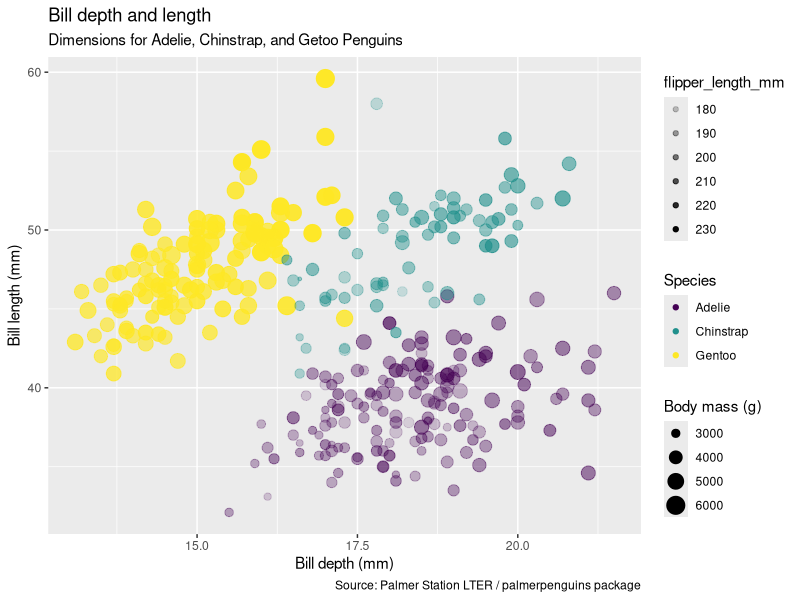
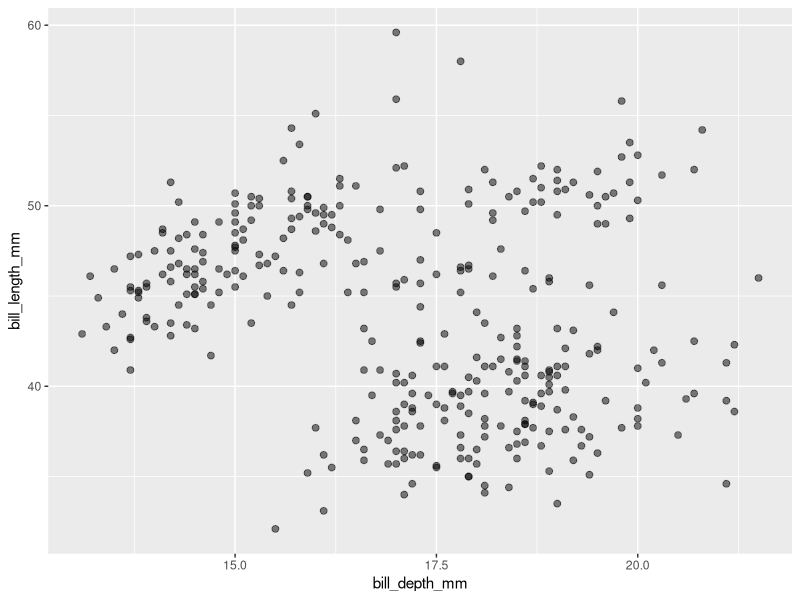
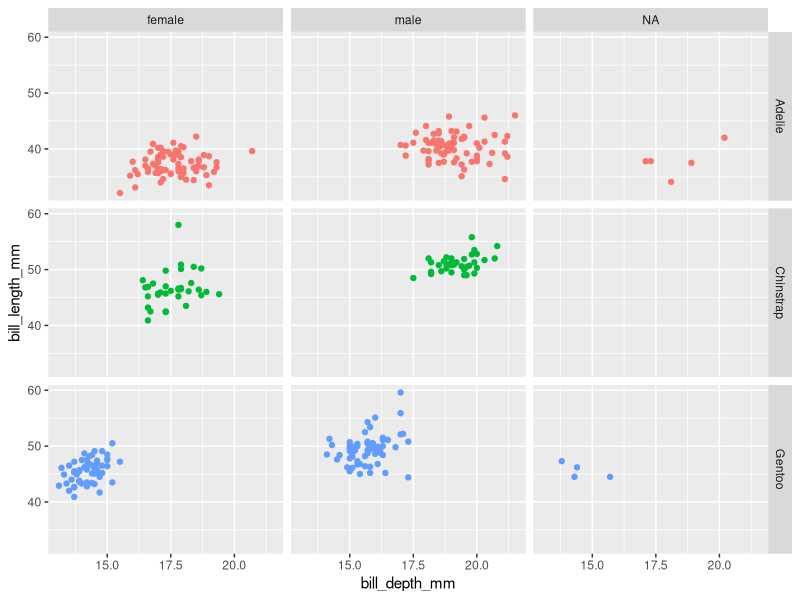
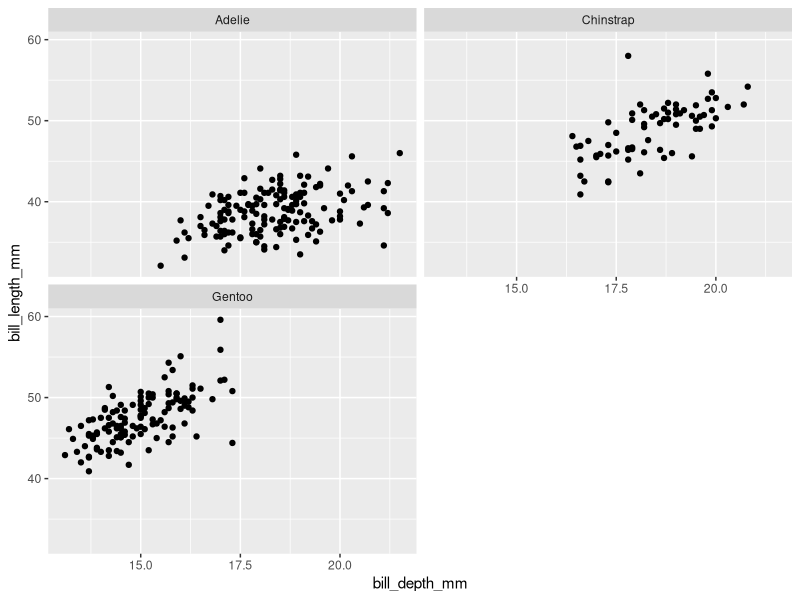

The R source for these figures, in order:
#intro-------------
#Week 3 scripts for learning ggplot 
#created by: Diana Gao
#Created on: 2024/9/10


#libraries----------
library("palmerpenguins")
library("tidyverse")


#look @ data---------------
glimpse(penguins) # tells you rows, columns, with names and datatype, and glimpse of data
view(penguins) # look at penguins dataset

#analysis----------
ggplot(data = penguins, #tells you that the dataset being used is "penguins"
       mapping = aes(x = bill_depth_mm,  #bill depth is used for x
                     y = bill_length_mm, #bill length is used for y
                     color = species,  #color is determined by species
                     alpha = flipper_length_mm, #transparency is determined by flipper length
                     size = body_mass_g) #shape is determined by island
       )  +
  geom_point() + #tells ggplot to use a scatterplot
  labs(title = "Bill depth and length", #changing labels for things
       subtitle = "Dimensions for Adelie, Chinstrap, and Getoo Penguins", 
       x = "Bill depth (mm)", 
       y = "Bill length (mm)", 
       color = "Species", 
       size = "Body mass (g)",
       caption = "Source: Palmer Station LTER / palmerpenguins package", 
       ) + 
  scale_color_viridis_d()

##### for next examples, no labelling/titles but for final plots should make sure to have
#####
ggplot(data=penguins, 
       mapping = aes(x = bill_depth_mm,
                     y = bill_length_mm)) +
  geom_point(size = 2, alpha = 0.5) # using settings to have everything be size 2 with 50% transparency

##### faceting
#facet_grid
ggplot(penguins, 
       aes(x = bill_depth_mm,
           y = bill_length_mm, 
           color = species))+
  geom_point()+
  facet_grid(species~sex) + #facet_grid (x, y) each subplot is one species/sex combo
  guides(color = FALSE)

#facet_wrap
ggplot(penguins, aes(x = bill_depth_mm, y = bill_length_mm)) + 
  geom_point() +
  facet_wrap(~ species, ncol=2) #ncol=2 means make it two columns

